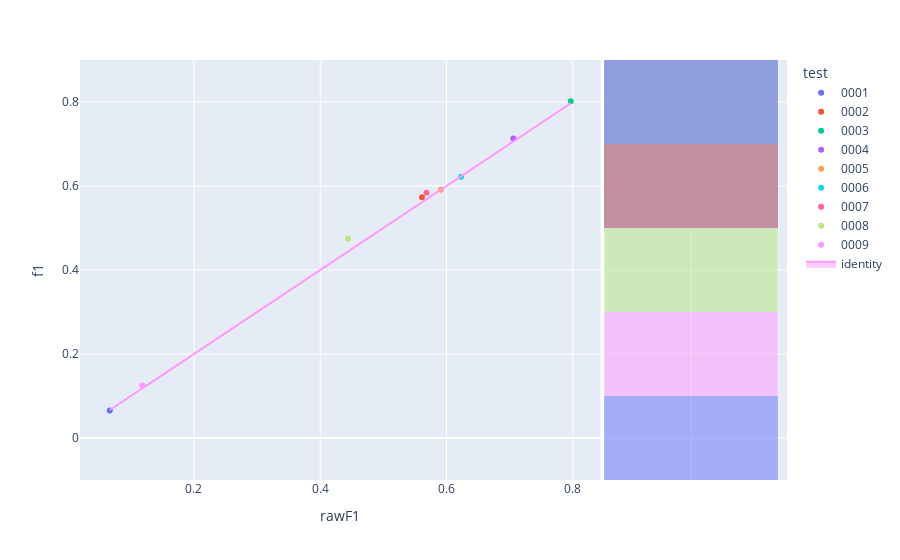

Source (notebook cell):
### Code cell
fig=px.scatter(experimentModels,x='rawF1',y='f1',color='test',hover_name='modelId', marginal_y="histogram")
fig.add_trace(
    go.Scatter(x=experimentModels['rawF1'], y=experimentModels['rawF1'], name="identity", mode='lines',fill="toself")
)
fig.show()

### Figure 1 — Plotly figure (JSON) as saved in the notebook; plotly's stock layout.template omitted (floating-point values rounded to 4 significant figures)
{"data": [{"hovertemplate": "<b>%{hovertext}</b><br><br>test=0001<br>rawF1=%{x}<br>f1=%{y}<extra></extra>", "hovertext": ["16b9b403-5b57-4f9b-b9b4-dd56240acf77"], "legendgroup": "0001", "marker": {"color": "#636efa", "symbol": "circle"}, "mode": "markers", "name": "0001", "orientation": "v", "showlegend": true, "type": "scatter", "x": [0.06663], "xaxis": "x", "y": [0.06543], "yaxis": "y"}, {"alignmentgroup": "True", "bingroup": "y", "hovertemplate": "test=0001<br>f1=%{y}<br>count=%{x}<extra></extra>", "legendgroup": "0001", "marker": {"color": "#636efa"}, "name": "0001", "offsetgroup": "0001", "opacity": 0.5, "showlegend": false, "type": "histogram", "xaxis": "x2", "y": [0.06543], "yaxis": "y2"}, {"hovertemplate": "<b>%{hovertext}</b><br><br>test=0002<br>rawF1=%{x}<br>f1=%{y}<extra></extra>", "hovertext": ["07e6bbaa-2aa2-4df4-8e5f-28bc716dc817"], "legendgroup": "0002", "marker": {"color": "#EF553B", "symbol": "circle"}, "mode": "markers", "name": "0002", "orientation": "v", "showlegend": true, "type": "scatter", "x": [0.5612], "xaxis": "x", "y": [0.5734], "yaxis": "y"}, {"alignmentgroup": "True", "bingroup": "y", "hovertemplate": "test=0002<br>f1=%{y}<br>count=%{x}<extra></extra>", "legendgroup": "0002", "marker": {"color": "#EF553B"}, "name": "0002", "offsetgroup": "0002", "opacity": 0.5, "showlegend": false, "type": "histogram", "xaxis": "x2", "y": [0.5734], "yaxis": "y2"}, {"hovertemplate": "<b>%{hovertext}</b><br><br>test=0003<br>rawF1=%{x}<br>f1=%{y}<extra></extra>", "hovertext": ["53f1c280-5951-4042-852e-00443c71b12e"], "legendgroup": "0003", "marker": {"color": "#00cc96", "symbol": "circle"}, "mode": "markers", "name": "0003", "orientation": "v", "showlegend": true, "type": "scatter", "x": [0.797], "xaxis": "x", "y": [0.8018], "yaxis": "y"}, {"alignmentgroup": "True", "bingroup": "y", "hovertemplate": "test=0003<br>f1=%{y}<br>count=%{x}<extra></extra>", "legendgroup": "0003", "marker": {"color": "#00cc96"}, "name": "0003", "offsetgroup": "0003", "opacity": 0.5, "showlegend": false, "type": "histogram", "xaxis": "x2", "y": [0.8018], "yaxis": "y2"}, {"hovertemplate": "<b>%{hovertext}</b><br><br>test=0004<br>rawF1=%{x}<br>f1=%{y}<extra></extra>", "hovertext": ["e8ce0b00-6a48-4362-bc01-501a4996914c"], "legendgroup": "0004", "marker": {"color": "#ab63fa", "symbol": "circle"}, "mode": "markers", "name": "0004", "orientation": "v", "showlegend": true, "type": "scatter", "x": [0.706], "xaxis": "x", "y": [0.7129], "yaxis": "y"}, {"alignmentgroup": "True", "bingroup": "y", "hovertemplate": "test=0004<br>f1=%{y}<br>count=%{x}<extra></extra>", "legendgroup": "0004", "marker": {"color": "#ab63fa"}, "name": "0004", "offsetgroup": "0004", "opacity": 0.5, "showlegend": false, "type": "histogram", "xaxis": "x2", "y": [0.7129], "yaxis": "y2"}, {"hovertemplate": "<b>%{hovertext}</b><br><br>test=0005<br>rawF1=%{x}<br>f1=%{y}<extra></extra>", "hovertext": ["90ab0dfb-22de-4127-bcbc-ea6d81cf7540"], "legendgroup": "0005", "marker": {"color": "#FFA15A", "symbol": "circle"}, "mode": "markers", "name": "0005", "orientation": "v", "showlegend": true, "type": "scatter", "x": [0.5909], "xaxis": "x", "y": [0.5914], "yaxis": "y"}, {"alignmentgroup": "True", "bingroup": "y", "hovertemplate": "test=0005<br>f1=%{y}<br>count=%{x}<extra></extra>", "legendgroup": "0005", "marker": {"color": "#FFA15A"}, "name": "0005", "offsetgroup": "0005", "opacity": 0.5, "showlegend": false, "type": "histogram", "xaxis": "x2", "y": [0.5914], "yaxis": "y2"}, {"hovertemplate": "<b>%{hovertext}</b><br><br>test=0006<br>rawF1=%{x}<br>f1=%{y}<extra></extra>", "hovertext": ["fd90c505-fd19-4b2a-bbb7-a88529c36d7c"], "legendgroup": "0006", "marker": {"color": "#19d3f3", "symbol": "circle"}, "mode": "markers", "name": "0006", "orientation": "v", "showlegend": true, "type": "scatter", "x": [0.6231], "xaxis": "x", "y": [0.622], "yaxis": "y"}, {"alignmentgroup": "True", "bingroup": "y", "hovertemplate": "test=0006<br>f1=%{y}<br>count=%{x}<extra></extra>", "legendgroup": "0006", "marker": {"color": "#19d3f3"}, "name": "0006", "offsetgroup": "0006", "opacity": 0.5, "showlegend": false, "type": "histogram", "xaxis": "x2", "y": [0.622], "yaxis": "y2"}, {"hovertemplate": "<b>%{hovertext}</b><br><br>test=0007<br>rawF1=%{x}<br>f1=%{y}<extra></extra>", "hovertext": ["5278edde-a3c5-4161-9613-f4be8bd14fc0"], "legendgroup": "0007", "marker": {"color": "#FF6692", "symbol": "circle"}, "mode": "markers", "name": "0007", "orientation": "v", "showlegend": true, "type": "scatter", "x": [0.5684], "xaxis": "x", "y": [0.5841], "yaxis": "y"}, {"alignmentgroup": "True", "bingroup": "y", "hovertemplate": "test=0007<br>f1=%{y}<br>count=%{x}<extra></extra>", "legendgroup": "0007", "marker": {"color": "#FF6692"}, "name": "0007", "offsetgroup": "0007", "opacity": 0.5, "showlegend": false, "type": "histogram", "xaxis": "x2", "y": [0.5841], "yaxis": "y2"}, {"hovertemplate": "<b>%{hovertext}</b><br><br>test=0008<br>rawF1=%{x}<br>f1=%{y}<extra></extra>", "hovertext": ["81a44421-f8a4-48c9-9dba-9aa04ab97659"], "legendgroup": "0008", "marker": {"color": "#B6E880", "symbol": "circle"}, "mode": "markers", "name": "0008", "orientation": "v", "showlegend": true, "type": "scatter", "x": [0.4443], "xaxis": "x", "y": [0.4742], "yaxis": "y"}, {"alignmentgroup": "True", "bingroup": "y", "hovertemplate": "test=0008<br>f1=%{y}<br>count=%{x}<extra></extra>", "legendgroup": "0008", "marker": {"color": "#B6E880"}, "name": "0008", "offsetgroup": "0008", "opacity": 0.5, "showlegend": false, "type": "histogram", "xaxis": "x2", "y": [0.4742], "yaxis": "y2"}, {"hovertemplate": "<b>%{hovertext}</b><br><br>test=0009<br>rawF1=%{x}<br>f1=%{y}<extra></extra>", "hovertext": ["f1d48762-3da9-4fe4-920f-943298435e53"], "legendgroup": "0009", "marker": {"color": "#FF97FF", "symbol": "circle"}, "mode": "markers", "name": "0009", "orientation": "v", "showlegend": true, "type": "scatter", "x": [0.1182], "xaxis": "x", "y": [0.1248], "yaxis": "y"}, {"alignmentgroup": "True", "bingroup": "y", "hovertemplate": "test=0009<br>f1=%{y}<br>count=%{x}<extra></extra>", "legendgroup": "0009", "marker": {"color": "#FF97FF"}, "name": "0009", "offsetgroup": "0009", "opacity": 0.5, "showlegend": false, "type": "histogram", "xaxis": "x2", "y": [0.1248], "yaxis": "y2"}, {"fill": "toself", "mode": "lines", "name": "identity", "type": "scatter", "x": [0.06663, 0.5612, 0.797, 0.706, 0.5909, 0.6231, 0.5684, 0.4443, 0.1182], "y": [0.06663, 0.5612, 0.797, 0.706, 0.5909, 0.6231, 0.5684, 0.4443, 0.1182]}], "layout": {"barmode": "overlay", "legend": {"title": {"text": "test"}, "tracegroupgap": 0}, "margin": {"t": 60}, "xaxis": {"anchor": "y", "domain": [0, 0.7363], "title": {"text": "rawF1"}}, "xaxis2": {"anchor": "y2", "domain": [0.7413, 1], "matches": "x2", "showgrid": true, "showline": false, "showticklabels": false, "ticks": ""}, "yaxis": {"anchor": "x", "domain": [0, 1], "title": {"text": "f1"}}, "yaxis2": {"anchor": "x2", "domain": [0, 1], "matches": "y", "showgrid": true, "showticklabels": false}}}
